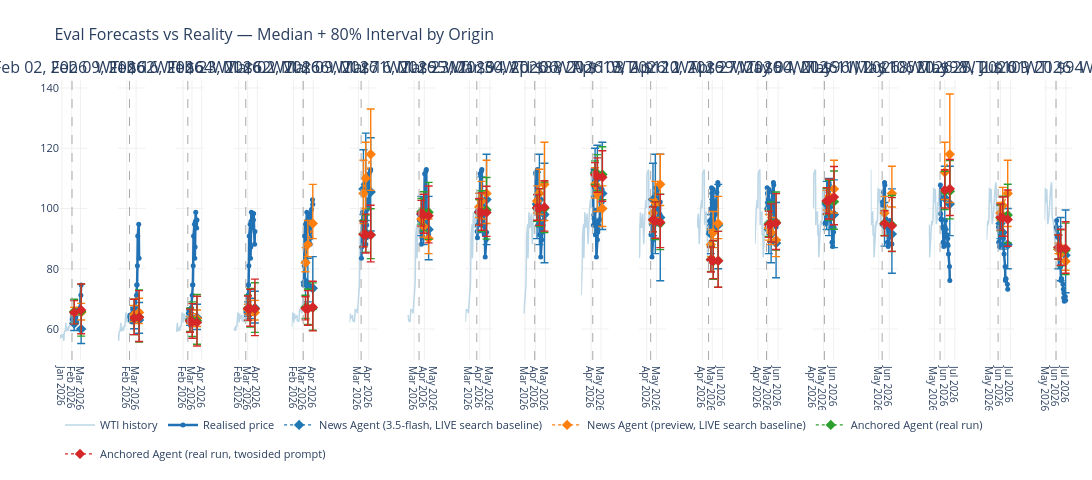

Notebook source saved alongside this figure:
### Markdown cell above
## 5. Per-origin panels through the shock

Realised price (black), point forecast (diamond) + 80% interval, one panel per
origin, ordered left→right through Feb–Jun 2026. Shows the real anchored agent
against the two raw free-form baselines it sits between in the scorecard.

The chart below has its own Plotly legend, but if it doesn't render in your
notebook viewer, the color key printed right after it is a plain-HTML fallback
that doesn't depend on Plotly's legend rendering at all.

### Code cell
_leaders = [
    "News Agent (3.5-flash, LIVE search baseline)",
    "News Agent (preview, LIVE search baseline)",
    "Anchored Agent (real run)",
    "Anchored Agent (real run, twosided prompt)",
]
print(f"Showing: {', '.join(_leaders)}")
_panel_fig = viz.make_eval_forecast_chart(eval_frame, price_df, _leaders)
_panel_fig.show()
display(HTML(color_key_html({"WTI history": viz.CLR_HISTORY, "Realised price": viz.CLR_ACTUAL,
                              **viz.predictor_colors(_leaders)})))
